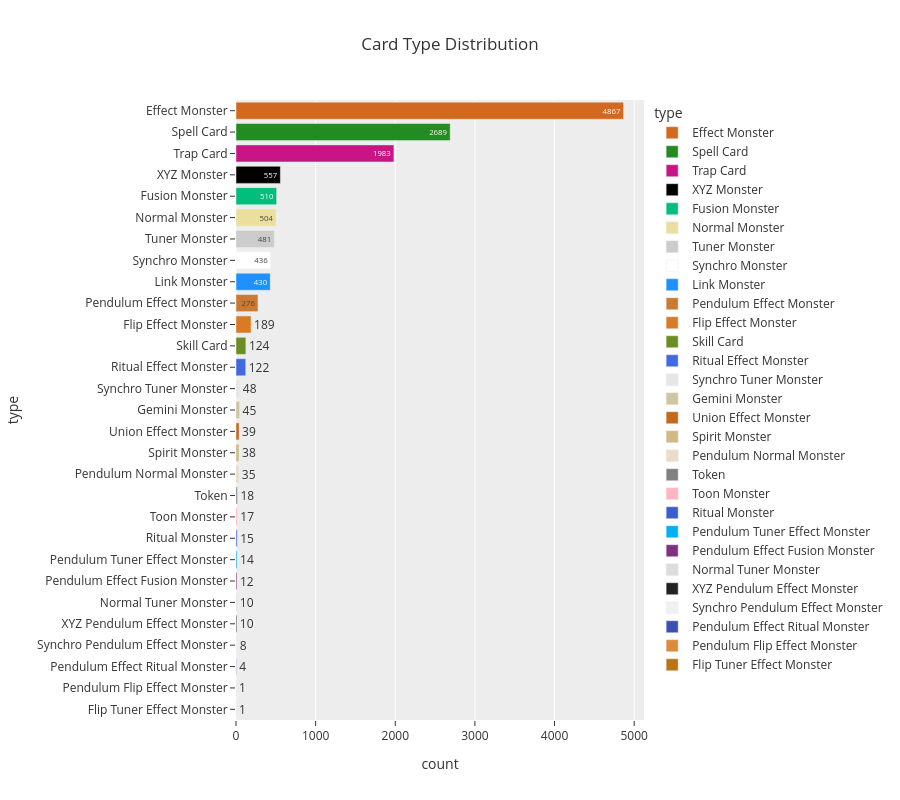

Here is the notebook cell this chart was saved with:
### Code cell
type_counts = data['type'].value_counts().reset_index()
type_counts.columns = ['type', 'count']
fig = px.bar(
    type_counts, 
    x='count',
    y='type', 
    category_orders={'type': type_counts.sort_values('count', ascending=False)['type'].tolist()},
    title="Card Type Distribution",
    text='count',
    color='type',
    color_discrete_map=FRAME_COLORS,
    height=800,
    template='ggplot2'
)
fig.update_yaxes(showgrid=False)
fig.show()

### Figure 1 — Plotly figure (JSON) as saved in the notebook; plotly's stock layout.template omitted (floating-point values rounded to 4 significant figures)
{"data": [{"hovertemplate": "type=%{y}<br>count=%{text}<extra></extra>", "legendgroup": "Effect Monster", "marker": {"color": "#D2691E", "pattern": {"shape": ""}}, "name": "Effect Monster", "orientation": "h", "showlegend": true, "text": [4867.0], "textposition": "auto", "type": "bar", "x": [4867], "xaxis": "x", "y": ["Effect Monster"], "yaxis": "y"}, {"hovertemplate": "type=%{y}<br>count=%{text}<extra></extra>", "legendgroup": "Spell Card", "marker": {"color": "#228B22", "pattern": {"shape": ""}}, "name": "Spell Card", "orientation": "h", "showlegend": true, "text": [2689.0], "textposition": "auto", "type": "bar", "x": [2689], "xaxis": "x", "y": ["Spell Card"], "yaxis": "y"}, {"hovertemplate": "type=%{y}<br>count=%{text}<extra></extra>", "legendgroup": "Trap Card", "marker": {"color": "#C71585", "pattern": {"shape": ""}}, "name": "Trap Card", "orientation": "h", "showlegend": true, "text": [1983.0], "textposition": "auto", "type": "bar", "x": [1983], "xaxis": "x", "y": ["Trap Card"], "yaxis": "y"}, {"hovertemplate": "type=%{y}<br>count=%{text}<extra></extra>", "legendgroup": "XYZ Monster", "marker": {"color": "#000000", "pattern": {"shape": ""}}, "name": "XYZ Monster", "orientation": "h", "showlegend": true, "text": [557.0], "textposition": "auto", "type": "bar", "x": [557], "xaxis": "x", "y": ["XYZ Monster"], "yaxis": "y"}, {"hovertemplate": "type=%{y}<br>count=%{text}<extra></extra>", "legendgroup": "Fusion Monster", "marker": {"color": "#00BF7D", "pattern": {"shape": ""}}, "name": "Fusion Monster", "orientation": "h", "showlegend": true, "text": [510.0], "textposition": "auto", "type": "bar", "x": [510], "xaxis": "x", "y": ["Fusion Monster"], "yaxis": "y"}, {"hovertemplate": "type=%{y}<br>count=%{text}<extra></extra>", "legendgroup": "Normal Monster", "marker": {"color": "#EBDF9E", "pattern": {"shape": ""}}, "name": "Normal Monster", "orientation": "h", "showlegend": true, "text": [504.0], "textposition": "auto", "type": "bar", "x": [504], "xaxis": "x", "y": ["Normal Monster"], "yaxis": "y"}, {"hovertemplate": "type=%{y}<br>count=%{text}<extra></extra>", "legendgroup": "Tuner Monster", "marker": {"color": "#CCCCCC", "pattern": {"shape": ""}}, "name": "Tuner Monster", "orientation": "h", "showlegend": true, "text": [481.0], "textposition": "auto", "type": "bar", "x": [481], "xaxis": "x", "y": ["Tuner Monster"], "yaxis": "y"}, {"hovertemplate": "type=%{y}<br>count=%{text}<extra></extra>", "legendgroup": "Synchro Monster", "marker": {"color": "#FFFFFF", "pattern": {"shape": ""}}, "name": "Synchro Monster", "orientation": "h", "showlegend": true, "text": [436.0], "textposition": "auto", "type": "bar", "x": [436], "xaxis": "x", "y": ["Synchro Monster"], "yaxis": "y"}, {"hovertemplate": "type=%{y}<br>count=%{text}<extra></extra>", "legendgroup": "Link Monster", "marker": {"color": "#1E90FF", "pattern": {"shape": ""}}, "name": "Link Monster", "orientation": "h", "showlegend": true, "text": [430.0], "textposition": "auto", "type": "bar", "x": [430], "xaxis": "x", "y": ["Link Monster"], "yaxis": "y"}, {"hovertemplate": "type=%{y}<br>count=%{text}<extra></extra>", "legendgroup": "Pendulum Effect Monster", "marker": {"color": "#CC7A32", "pattern": {"shape": ""}}, "name": "Pendulum Effect Monster", "orientation": "h", "showlegend": true, "text": [276.0], "textposition": "auto", "type": "bar", "x": [276], "xaxis": "x", "y": ["Pendulum Effect Monster"], "yaxis": "y"}, {"hovertemplate": "type=%{y}<br>count=%{text}<extra></extra>", "legendgroup": "Flip Effect Monster", "marker": {"color": "#D97A25", "pattern": {"shape": ""}}, "name": "Flip Effect Monster", "orientation": "h", "showlegend": true, "text": [189.0], "textposition": "auto", "type": "bar", "x": [189], "xaxis": "x", "y": ["Flip Effect Monster"], "yaxis": "y"}, {"hovertemplate": "type=%{y}<br>count=%{text}<extra></extra>", "legendgroup": "Skill Card", "marker": {"color": "#6B8E23", "pattern": {"shape": ""}}, "name": "Skill Card", "orientation": "h", "showlegend": true, "text": [124.0], "textposition": "auto", "type": "bar", "x": [124], "xaxis": "x", "y": ["Skill Card"], "yaxis": "y"}, {"hovertemplate": "type=%{y}<br>count=%{text}<extra></extra>", "legendgroup": "Ritual Effect Monster", "marker": {"color": "#4169E1", "pattern": {"shape": ""}}, "name": "Ritual Effect Monster", "orientation": "h", "showlegend": true, "text": [122.0], "textposition": "auto", "type": "bar", "x": [122], "xaxis": "x", "y": ["Ritual Effect Monster"], "yaxis": "y"}, {"hovertemplate": "type=%{y}<br>count=%{text}<extra></extra>", "legendgroup": "Synchro Tuner Monster", "marker": {"color": "#E6E6E6", "pattern": {"shape": ""}}, "name": "Synchro Tuner Monster", "orientation": "h", "showlegend": true, "text": [48.0], "textposition": "auto", "type": "bar", "x": [48], "xaxis": "x", "y": ["Synchro Tuner Monster"], "yaxis": "y"}, {"hovertemplate": "type=%{y}<br>count=%{text}<extra></extra>", "legendgroup": "Gemini Monster", "marker": {"color": "#D0C5A2", "pattern": {"shape": ""}}, "name": "Gemini Monster", "orientation": "h", "showlegend": true, "text": [45.0], "textposition": "auto", "type": "bar", "x": [45], "xaxis": "x", "y": ["Gemini Monster"], "yaxis": "y"}, {"hovertemplate": "type=%{y}<br>count=%{text}<extra></extra>", "legendgroup": "Union Effect Monster", "marker": {"color": "#C2691E", "pattern": {"shape": ""}}, "name": "Union Effect Monster", "orientation": "h", "showlegend": true, "text": [39.0], "textposition": "auto", "type": "bar", "x": [39], "xaxis": "x", "y": ["Union Effect Monster"], "yaxis": "y"}, {"hovertemplate": "type=%{y}<br>count=%{text}<extra></extra>", "legendgroup": "Spirit Monster", "marker": {"color": "#D0B983", "pattern": {"shape": ""}}, "name": "Spirit Monster", "orientation": "h", "showlegend": true, "text": [38.0], "textposition": "auto", "type": "bar", "x": [38], "xaxis": "x", "y": ["Spirit Monster"], "yaxis": "y"}, {"hovertemplate": "type=%{y}<br>count=%{text}<extra></extra>", "legendgroup": "Pendulum Normal Monster", "marker": {"color": "#E9DCC9", "pattern": {"shape": ""}}, "name": "Pendulum Normal Monster", "orientation": "h", "showlegend": true, "text": [35.0], "textposition": "auto", "type": "bar", "x": [35], "xaxis": "x", "y": ["Pendulum Normal Monster"], "yaxis": "y"}, {"hovertemplate": "type=%{y}<br>count=%{text}<extra></extra>", "legendgroup": "Token", "marker": {"color": "#808080", "pattern": {"shape": ""}}, "name": "Token", "orientation": "h", "showlegend": true, "text": [18.0], "textposition": "auto", "type": "bar", "x": [18], "xaxis": "x", "y": ["Token"], "yaxis": "y"}, {"hovertemplate": "type=%{y}<br>count=%{text}<extra></extra>", "legendgroup": "Toon Monster", "marker": {"color": "#FFB6C1", "pattern": {"shape": ""}}, "name": "Toon Monster", "orientation": "h", "showlegend": true, "text": [17.0], "textposition": "auto", "type": "bar", "x": [17], "xaxis": "x", "y": ["Toon Monster"], "yaxis": "y"}, {"hovertemplate": "type=%{y}<br>count=%{text}<extra></extra>", "legendgroup": "Ritual Monster", "marker": {"color": "#3A5FCD", "pattern": {"shape": ""}}, "name": "Ritual Monster", "orientation": "h", "showlegend": true, "text": [15.0], "textposition": "auto", "type": "bar", "x": [15], "xaxis": "x", "y": ["Ritual Monster"], "yaxis": "y"}, {"hovertemplate": "type=%{y}<br>count=%{text}<extra></extra>", "legendgroup": "Pendulum Tuner Effect Monster", "marker": {"color": "#00B0F6", "pattern": {"shape": ""}}, "name": "Pendulum Tuner Effect Monster", "orientation": "h", "showlegend": true, "text": [14.0], "textposition": "auto", "type": "bar", "x": [14], "xaxis": "x", "y": ["Pendulum Tuner Effect Monster"], "yaxis": "y"}, {"hovertemplate": "type=%{y}<br>count=%{text}<extra></extra>", "legendgroup": "Pendulum Effect Fusion Monster", "marker": {"color": "#803080", "pattern": {"shape": ""}}, "name": "Pendulum Effect Fusion Monster", "orientation": "h", "showlegend": true, "text": [12.0], "textposition": "auto", "type": "bar", "x": [12], "xaxis": "x", "y": ["Pendulum Effect Fusion Monster"], "yaxis": "y"}, {"hovertemplate": "type=%{y}<br>count=%{text}<extra></extra>", "legendgroup": "Normal Tuner Monster", "marker": {"color": "#DDDDDD", "pattern": {"shape": ""}}, "name": "Normal Tuner Monster", "orientation": "h", "showlegend": true, "text": [10.0], "textposition": "auto", "type": "bar", "x": [10], "xaxis": "x", "y": ["Normal Tuner Monster"], "yaxis": "y"}, {"hovertemplate": "type=%{y}<br>count=%{text}<extra></extra>", "legendgroup": "XYZ Pendulum Effect Monster", "marker": {"color": "#222222", "pattern": {"shape": ""}}, "name": "XYZ Pendulum Effect Monster", "orientation": "h", "showlegend": true, "text": [10.0], "textposition": "auto", "type": "bar", "x": [10], "xaxis": "x", "y": ["XYZ Pendulum Effect Monster"], "yaxis": "y"}, {"hovertemplate": "type=%{y}<br>count=%{text}<extra></extra>", "legendgroup": "Synchro Pendulum Effect Monster", "marker": {"color": "#F0F0F0", "pattern": {"shape": ""}}, "name": "Synchro Pendulum Effect Monster", "orientation": "h", "showlegend": true, "text": [8.0], "textposition": "auto", "type": "bar", "x": [8], "xaxis": "x", "y": ["Synchro Pendulum Effect Monster"], "yaxis": "y"}, {"hovertemplate": "type=%{y}<br>count=%{text}<extra></extra>", "legendgroup": "Pendulum Effect Ritual Monster", "marker": {"color": "#3C50B4", "pattern": {"shape": ""}}, "name": "Pendulum Effect Ritual Monster", "orientation": "h", "showlegend": true, "text": [4.0], "textposition": "auto", "type": "bar", "x": [4], "xaxis": "x", "y": ["Pendulum Effect Ritual Monster"], "yaxis": "y"}, {"hovertemplate": "type=%{y}<br>count=%{text}<extra></extra>", "legendgroup": "Pendulum Flip Effect Monster", "marker": {"color": "#DB8B3A", "pattern": {"shape": ""}}, "name": "Pendulum Flip Effect Monster", "orientation": "h", "showlegend": true, "text": [1.0], "textposition": "auto", "type": "bar", "x": [1], "xaxis": "x", "y": ["Pendulum Flip Effect Monster"], "yaxis": "y"}, {"hovertemplate": "type=%{y}<br>count=%{text}<extra></extra>", "legendgroup": "Flip Tuner Effect Monster", "marker": {"color": "#B97416", "pattern": {"shape": ""}}, "name": "Flip Tuner Effect Monster", "orientation": "h", "showlegend": true, "text": [1.0], "textposition": "auto", "type": "bar", "x": [1], "xaxis": "x", "y": ["Flip Tuner Effect Monster"], "yaxis": "y"}], "layout": {"barmode": "relative", "height": 800, "legend": {"title": {"text": "type"}, "tracegroupgap": 0}, "title": {"text": "Card Type Distribution"}, "xaxis": {"anchor": "y", "domain": [0, 1], "title": {"text": "count"}}, "yaxis": {"anchor": "x", "categoryarray": ["Flip Tuner Effect Monster", "Pendulum Flip Effect Monster", "Pendulum Effect Ritual Monster", "Synchro Pendulum Effect Monster", "XYZ Pendulum Effect Monster", "Normal Tuner Monster", "Pendulum Effect Fusion Monster", "Pendulum Tuner Effect Monster", "Ritual Monster", "Toon Monster", "Token", "Pendulum Normal Monster", "Spirit Monster", "Union Effect Monster", "Gemini Monster", "Synchro Tuner Monster", "Ritual Effect Monster", "Skill Card", "Flip Effect Monster", "Pendulum Effect Monster", "Link Monster", "Synchro Monster", "Tuner Monster", "Normal Monster", "Fusion Monster", "XYZ Monster", "Trap Card", "Spell Card", "Effect Monster"], "categoryorder": "array", "domain": [0, 1], "showgrid": false, "title": {"text": "type"}}}}
